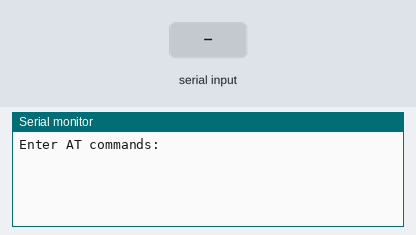
Recording of a sketch running on a simulated Arduino Uno, built with avr-gcc and run on an emulated ATmega328P. On the bench: the last lines printed to the serial monitor. The test bench sets the inputs (shaded band).

Above: at 1.2 s.
1.3 s: "1" received over the second serial link
At 1.7 s:
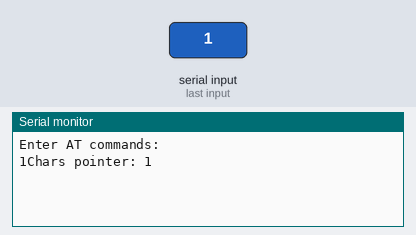
2.8 s: "0" received over the second serial link
At 4.0 s:
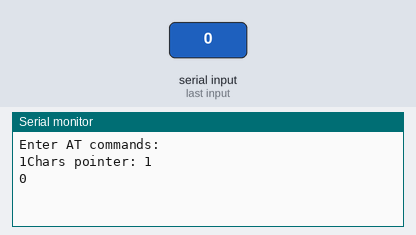
4.3 s: "2" received over the second serial link
At 5.2 s:
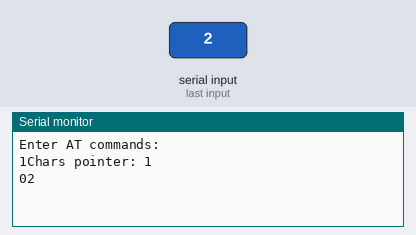

The sketch:

PruebasBT_HC06.ino
```cpp
/*  ----------------------------------------------------------------
    by Aitor De Blas

    Envio y recibo de datos mediante modulo Bluetooth HC-06
--------------------------------------------------------------------
*/

#include <SoftwareSerial.h>

SoftwareSerial BT1(3,2); // RX, TX

char lyric[500]; // Desgraciadamente no he conseguido hacerlo con una variable de tipo String. Hay que reservar tamaño suficiente para guardar la cancion mas larga.
int idx=0; // Indice para recorrer el array de chars
char* hola; // Puntero a chars, variable final que necesitamos para luego reproducir la cancion.

void setup()
{
    hola = "";
    Serial.begin(9600);
    Serial.println("Enter AT commands:");
    BT1.begin(9600);
}

void loop()
{
    /*
    // Esto escribe en pantalla lo que recibe por el modulo BT. Caracter a caracter. Cuando nos comunicamos solo para enviar comandos AT, poner la consola en modo: "No Line Ending".
    if (BT1.available())
           Serial.write(BT1.read());
    */
    /*
    // Esto escribe en el canal del modulo BT aquello que lee en el cuadro de texto de comandos.
    if (Serial.available())
      BT1.write(Serial.read());
    */

    // Esto es lo mismo que el trozo comentado de abajo pero con un IF en vez de un WHILE
    if (BT1.available()) {
      char readChar = BT1.read();
      lyric[idx]=readChar;
      Serial.print(lyric[idx]); // El error estaba en que haciamos un println en vez de print, y es posible que eso no imprimiera visualmente todo, a pesar de que el ARRAY si que estuviera completo
      idx++;
    } else {
      if (lyric[0] != '\0') {
        hola = &lyric[0]; Serial.print("Chars pointer: "); Serial.println(hola);
        lyric[0] = '\0';
      }
    }

    /*
    // Esto es lo mismo que el de arriba pero con un WHILE en vez de con un IF.
    while (BT1.available()) {
      char readChar = BT1.read();
      lyric[idx]=readChar;
      Serial.print(lyric[idx]); // El error estaba en que haciamos un println en vez de print, y es posible que eso no imprimiera visualmente todo, a pesar de que el ARRAY si que estuviera completo
      idx++;
    }
    if (!BT1.available()) {
      if (lyric[0] != '\0') {
        hola = &lyric[0]; Serial.print("Chars pointer: "); Serial.println(hola);
        lyric[0] = '\0';
      }
    }
    */
}
```

Measured:
- after the input at 1.3 s, the serial monitor: prints a new line at once (image 1)
- after the input at 2.8 s, the serial monitor: prints a new line at once (image 2)
- after the input at 4.3 s, the serial monitor: prints a new line at once (image 3)
